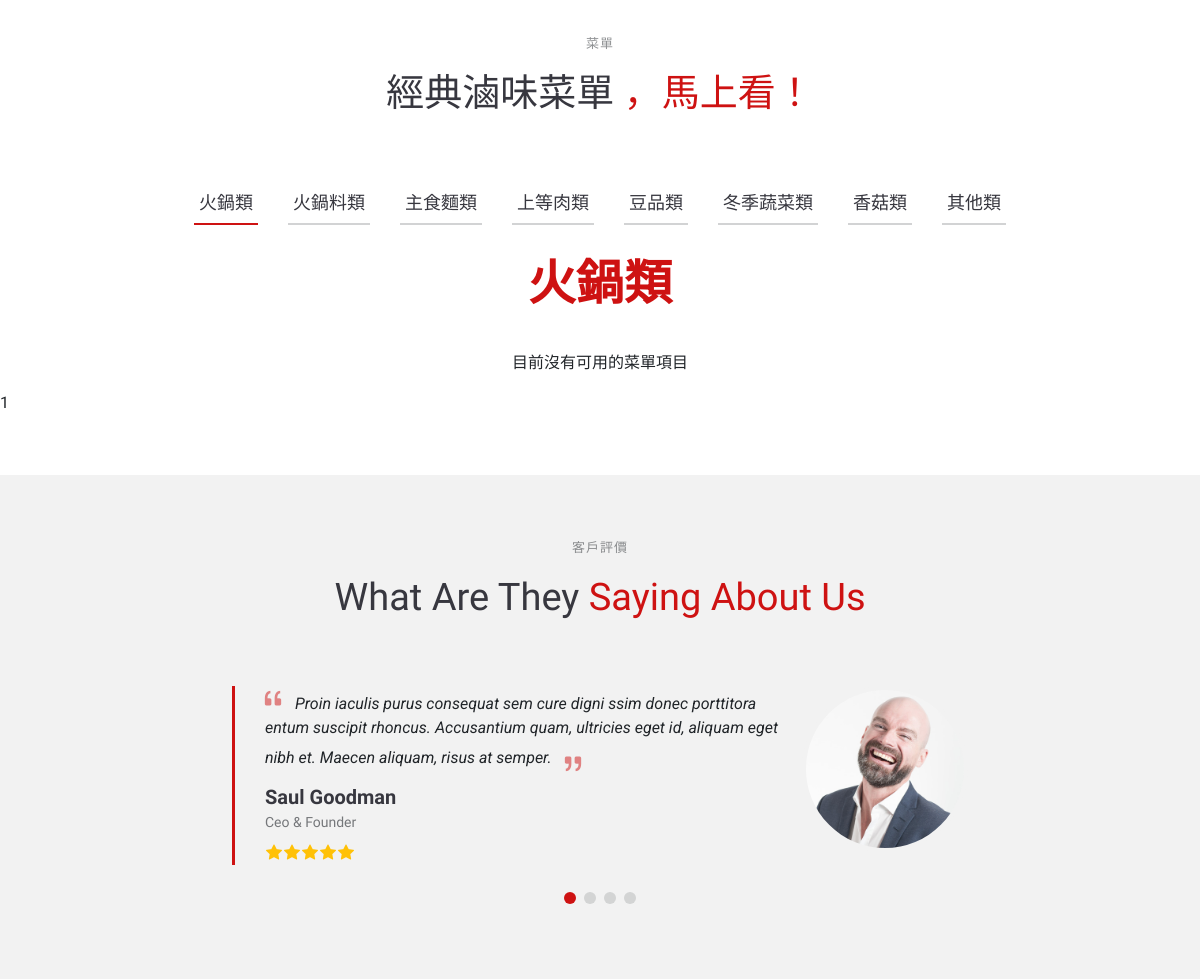
Before: /Yummy/index.php (middle part) with the older database file.
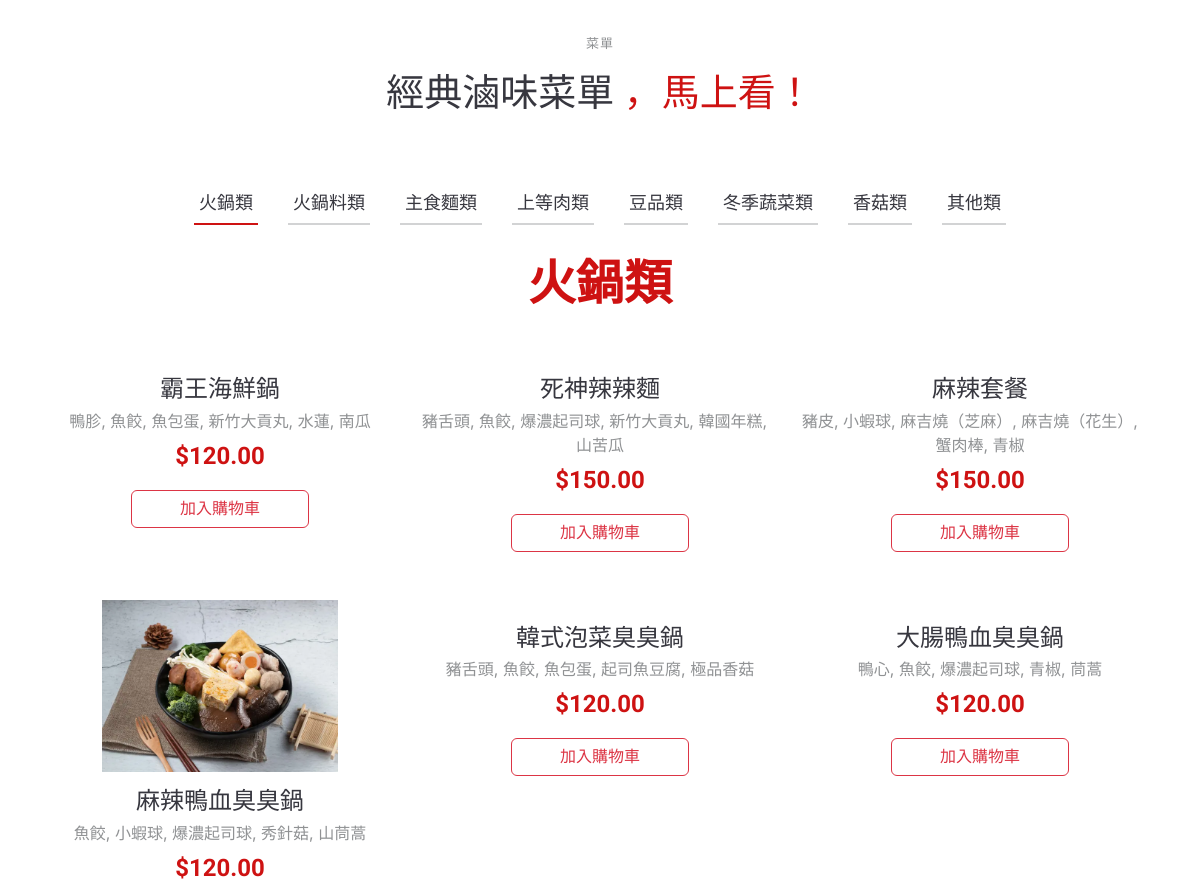
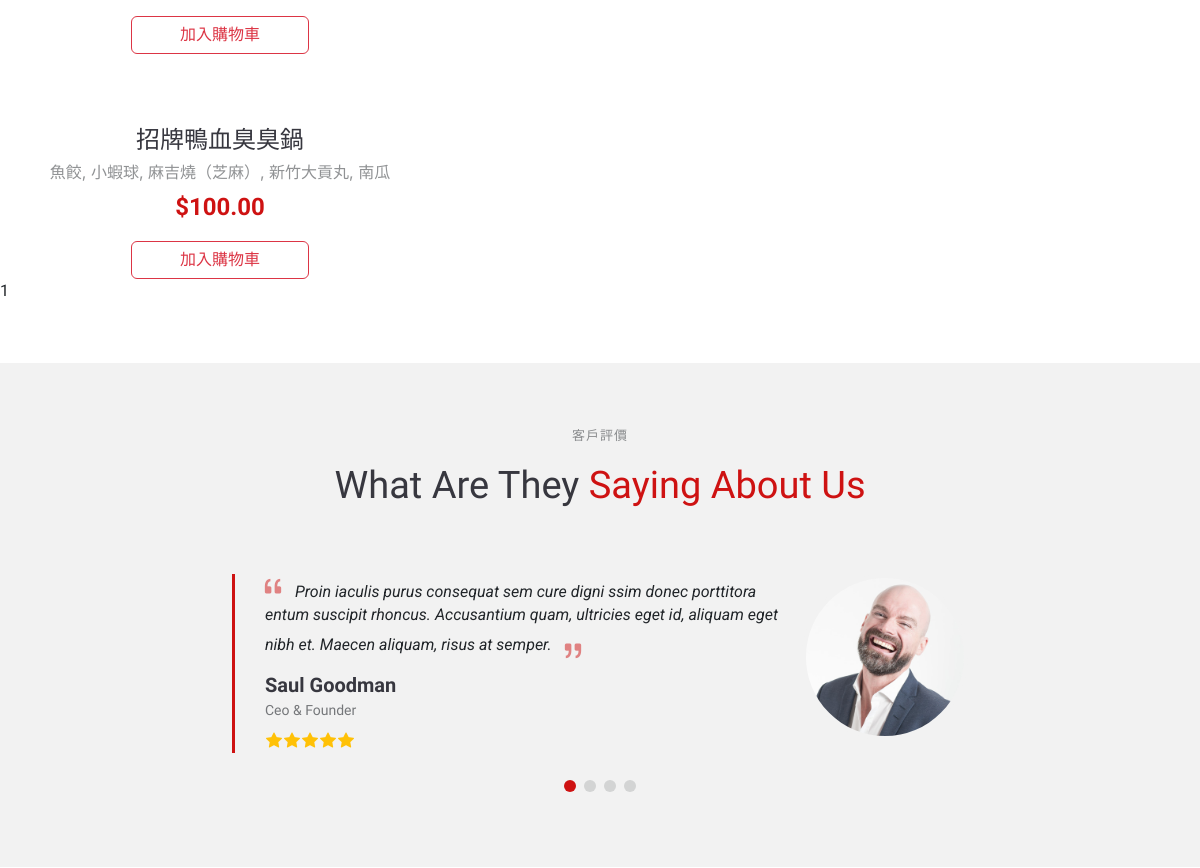
After: the same page with the newer database file (2 pictures, top to bottom).
### tables this page shows
CREATE TABLE `menu` (
  `Menu_ID` int(11) NOT NULL COMMENT '菜單 ID',
  `Product_ID` int(11) DEFAULT NULL COMMENT '產品 ID (外鍵)',
  `Menu_name` varchar(100) DEFAULT NULL COMMENT '品項名稱',
  `sell_price` decimal(10,2) DEFAULT NULL COMMENT '售價',
  `category` varchar(50) DEFAULT NULL COMMENT '分類',
  `is_available` tinyint(4) NOT NULL DEFAULT 1 COMMENT '是否上架 (0: 否, 1: 是)	'
);

### Yummy/index.php (the view, shortened to what this page needs)
<!DOCTYPE html>
<html lang="en">
<head>
  <link href="assets/vendor/bootstrap/css/bootstrap.min.css" rel="stylesheet">
  <link href="assets/vendor/bootstrap-icons/bootstrap-icons.css" rel="stylesheet">
  <link href="assets/vendor/aos/aos.css" rel="stylesheet">
  <link href="assets/vendor/glightbox/css/glightbox.min.css" rel="stylesheet">
  <link href="assets/vendor/swiper/swiper-bundle.min.css" rel="stylesheet">
  <link href='https://unpkg.com/boxicons@2.1.4/css/boxicons.min.css' rel='stylesheet'>
  <link href="assets/css/main.css" rel="stylesheet">
</head>
<body class="index-page">
  <main class="main">
    <section id="menu" class="menu section">
      <div class="container section-title" data-aos="fade-up">
        <h2>菜單</h2>
        <p><span>經典滷味菜單</span> <span class="description-title">，馬上看！</span></p>
      </div>
      <div class="container">
        <ul class="nav nav-tabs d-flex justify-content-center" data-aos="fade-up" data-aos-delay="100">
          <li class="nav-item">
            <a class="nav-link active show" data-bs-toggle="tab" data-bs-target="#menu-Hotpot">
              <h4>火鍋類</h4>
            </a>
          </li>
          <li class="nav-item">
            <a class="nav-link" data-bs-toggle="tab" data-bs-target="#menu-Hotpotingredients">
              <h4>火鍋料類</h4>
            </a>
          </li>
          <li class="nav-item">
            <a class="nav-link" data-bs-toggle="tab" data-bs-target="#menu-noodles">
              <h4>主食麵類</h4>
            </a>
          </li>
          <li class="nav-item">
            <a class="nav-link" data-bs-toggle="tab" data-bs-target="#menu-primemeat">
              <h4>上等肉類</h4>
            </a>
          </li>
          <li class="nav-item">
            <a class="nav-link" data-bs-toggle="tab" data-bs-target="#menu-Beans">
              <h4>豆品類</h4>
            </a>
          </li>
          <li class="nav-item">
            <a class="nav-link" data-bs-toggle="tab" data-bs-target="#menu-wintervegetables">
              <h4>冬季蔬菜類</h4>
            </a>
          </li>
          <li class="nav-item">
            <a class="nav-link" data-bs-toggle="tab" data-bs-target="#menu-Mushrooms">
              <h4>香菇類</h4>
            </a>
          </li>
          <li class="nav-item">
            <a class="nav-link" data-bs-toggle="tab" data-bs-target="#menu-Other">
              <h4>其他類</h4>
            </a>
          </li>
        </ul>
        <div class="tab-content" data-aos="fade-up" data-aos-delay="200">
          <div class="tab-pane fade show active" id="menu-Hotpot">
            <div class="tab-header text-center">
              <h3>火鍋類</h3>
            </div>
            <div class="row gy-5">
              <?php
              include("db_connection.php");
              $query = "SELECT * FROM menu WHERE is_available = 1 AND category = '火鍋類' ORDER BY Menu_ID";
              $result = $conn->query($query);
              if ($result->num_rows > 0) {
                while ($row = $result->fetch_assoc()) {
                  $menu_name = htmlspecialchars($row['Menu_name']);
                  $menu_price = number_format($row['sell_price'], 2);
                  $product_id = $row['Product_ID'];
                  $ingredient_query = "
                    SELECT DISTINCT i.Ingredient_name
                    FROM product p
                    JOIN hotpot h ON p.HotPot_ID = h.HotPot_ID
                    JOIN ingredient i ON h.Ingredient_ID = i.Ingredient_ID
                    WHERE p.Product_ID = $product_id
                  ";
                  $ingredient_result = $conn->query($ingredient_query);
                  $ingredient_list = [];
                  if ($ingredient_result->num_rows > 0) {
                    while ($ing = $ingredient_result->fetch_assoc()) {
                      $ingredient_list[] = $ing['Ingredient_name'];
                    }
                  }
                  $ingredient_string = htmlspecialchars(implode(', ', $ingredient_list));
                  echo '<div class="col-6 col-lg-4 menu-item">';
                  if ($menu_name == "麻辣鴨血臭臭鍋") {
                    echo '<a href="./assets/img/火鍋類/麻辣鴨血臭臭鍋.jpg" class="glightbox"><img src="./assets/img/火鍋類/麻辣鴨血臭臭鍋.jpg" class="menu-img img-fluid" alt=""></a>';
                  } else {
                    echo '<a href="./assets/img/暫無圖片.png" class="glightbox"><img src="./assets/img/暫無圖片.png" class="menu-img img-fluid" alt=""></a>';
                  }
                  echo '<h4>' . $menu_name . '</h4>';
                  echo '<p class="ingredients">' . $ingredient_string . '</p>';
                  echo '<p class="price">$' . $menu_price . '</p>';
                  echo '<button class="btn btn-outline-danger col-lg-6" data-name="' . $menu_name . '" data-price="' . $row['sell_price'] . '">加入購物車</button>';
                  echo '</div>';
                }
              } else {
                echo '<div class="col-12 text-center"><p>目前沒有可用的菜單項目</p></div>';
              }
              ?>
            </div>
          </div>
        </div>
      </div>
      <?=
      $conn->close();
      ?>
    </section>
    <section id="testimonials" class="testimonials section light-background">
      <div class="container section-title" data-aos="fade-up">
        <h2>客戶評價</h2>
        <p>What Are They <span class="description-title">Saying About Us</span></p>
      </div>
      <div class="container" data-aos="fade-up" data-aos-delay="100">
        <div class="swiper init-swiper">
          <div class="swiper-wrapper">
            <div class="swiper-slide">
              <div class="testimonial-item">
                <div class="row gy-4 justify-content-center">
                  <div class="col-lg-6">
                    <div class="testimonial-content">
                      <p>
                        <i class="bi bi-quote quote-icon-left"></i>
                        <span>Proin iaculis purus consequat sem cure digni ssim donec porttitora entum suscipit rhoncus.
                          Accusantium quam, ultricies eget id, aliquam eget nibh et. Maecen aliquam, risus at
                          semper.</span>
                        <i class="bi bi-quote quote-icon-right"></i>
                      </p>
                      <h3>Saul Goodman</h3>
                      <h4>Ceo &amp; Founder</h4>
                      <div class="stars">
                        <i class="bi bi-star-fill"></i><i class="bi bi-star-fill"></i><i class="bi bi-star-fill"></i><i
                          class="bi bi-star-fill"></i><i class="bi bi-star-fill"></i>
                      </div>
                    </div>
                  </div>
                  <div class="col-lg-2 text-center">
                    <img src="assets/img/testimonials/testimonials-1.jpg" class="img-fluid testimonial-img" alt="">
                  </div>
                </div>
              </div>
            </div>
            <div class="swiper-slide">
              <div class="testimonial-item">
                <div class="row gy-4 justify-content-center">
                </div>
              </div>
            </div>
          </div>
          <div class="swiper-pagination"></div>
        </div>
      </div>
    </section>
  </main>
</body>
</html>

### Yummy/assets/css/main.css (style rules this page uses)
:root { --default-font: "Roboto", system-ui, -apple-system, "Segoe UI", Roboto, "Helvetica Neue", Arial, "Noto Sans", "Liberation Sans", sans-serif, "Apple Color Emoji", "Segoe UI Emoji", "Segoe UI Symbol", "Noto Color Emoji"; --heading-font: "Amatic SC", sans-serif; --nav-font: "Inter", sans-serif; }
:root { --background-color: #ffffff; --default-color: #212529; --heading-color: #37373f; --accent-color: #ce1212; --surface-color: #ffffff; --contrast-color: #ffffff; }
:root { --nav-color: #7f7f90; --nav-hover-color: #ce1212; --nav-mobile-background-color: #ffffff; --nav-dropdown-background-color: #ffffff; --nav-dropdown-color: #7f7f90; --nav-dropdown-hover-color: #ce1212; }
.light-background { --background-color: #f2f2f2; --surface-color: #ffffff; }
:root { scroll-behavior: smooth; }
body { color: var(--default-color); background-color: var(--background-color); font-family: var(--default-font); }
a { color: var(--accent-color); text-decoration: none; transition: 0.3s; }
h1, h2, h3, h4, h5, h6 { color: var(--heading-color); font-family: var(--heading-font); }
section, .section { color: var(--default-color); background-color: var(--background-color); padding: 60px 0; scroll-margin-top: 92px; overflow: clip; }
.section-title { text-align: center; padding-bottom: 60px; position: relative; }
.section-title h2 { font-size: 13px; letter-spacing: 1px; font-weight: 400; padding: 0; margin: 0; color: color-mix(in srgb, var(--default-color), transparent 50%); display: inline-block; text-transform: uppercase; font-family: var(--default-font); }
.section-title p { color: var(--heading-color); margin: 10px 0 0 0; font-size: 38px; font-weight: 400; font-family: var(--heading-font); }
.section-title p .description-title { color: var(--accent-color); }
.menu .nav-tabs { border: 0; }
.menu .nav-link { background-color: var(--background-color); color: color-mix(in srgb, var(--default-color), transparent 20%); margin: 0 15px; padding: 10px 5px; transition: 0.3s; border-radius: 0; cursor: pointer; height: 100%; border: 0; border-bottom: 2px solid color-mix(in srgb, var(--default-color), transparent 80%); }
.menu .nav-link h4 { font-size: 18px; font-weight: 400; margin: 0; font-family: var(--default-font); }
.menu .nav-link.active { background-color: var(--background-color); color: var(--accent-color); border-color: var(--accent-color); }
.menu .tab-content .tab-header { padding: 30px 0; }
.menu .tab-content .tab-header h3 { font-size: 48px; font-weight: 700; color: var(--accent-color); }
.menu .tab-content .menu-item { text-align-last: center; }
.menu .tab-content .menu-item .menu-img { padding: 0 60px; margin-bottom: 15px; }
.menu .tab-content .menu-item h4 { font-size: 24px; font-weight: 400; margin-bottom: 5px; font-family: var(--default-font); }
.menu .tab-content .menu-item .ingredients { font-family: var(--nav-font); color: color-mix(in srgb, var(--default-color), transparent 50%); margin-bottom: 5px; }
.menu .tab-content .menu-item .price { font-size: 24px; font-weight: 700; color: var(--accent-color); }
.testimonials .testimonial-item .testimonial-content { border-left: 3px solid var(--accent-color); padding-left: 30px; }
.testimonials .testimonial-item .testimonial-img { border-radius: 50%; border: 4px solid var(--background-color); margin: 0 auto; }
.testimonials .testimonial-item h3 { font-size: 20px; font-weight: bold; margin: 10px 0 5px 0; }
.testimonials .testimonial-item h4 { font-size: 14px; color: color-mix(in srgb, var(--default-color), transparent 40%); margin: 0 0 10px 0; }
.testimonials .testimonial-item .stars i { color: #ffc107; margin: 0 1px; }
.testimonials .testimonial-item .quote-icon-left, .testimonials .testimonial-item .quote-icon-right { color: color-mix(in srgb, var(--accent-color), transparent 50%); font-size: 26px; line-height: 0; }
.testimonials .testimonial-item .quote-icon-left { display: inline-block; left: -5px; position: relative; }
.testimonials .testimonial-item .quote-icon-right { display: inline-block; right: -5px; position: relative; top: 10px; transform: scale(-1, -1); }
.testimonials .testimonial-item p { font-style: italic; }
.testimonials .swiper-wrapper { height: auto; }
.testimonials .swiper-pagination { margin-top: 30px; position: relative; }

Changed rows visible on the page:
added menu: Menu_name "霸王海鮮鍋", ingredient_string "鴨胗, 魚餃, 魚包蛋, 新竹大貢丸, 水蓮, 南瓜", sell_price "120.00"
added menu: Menu_name "死神辣辣麵", ingredient_string "豬舌頭, 魚餃, 爆濃起司球, 新竹大貢丸, 韓國年糕, 山苦瓜", sell_price "150.00"
added menu: Menu_name "麻辣套餐", ingredient_string "豬皮, 小蝦球, 麻吉燒（芝麻）, 麻吉燒（花生）, 蟹肉棒, 青椒", sell_price "150.00"
added menu: Menu_name "麻辣鴨血臭臭鍋", ingredient_string "魚餃, 小蝦球, 爆濃起司球, 秀針菇, 山茼蒿", sell_price "120.00"
added menu: Menu_name "韓式泡菜臭臭鍋", ingredient_string "豬舌頭, 魚餃, 魚包蛋, 起司魚豆腐, 極品香菇", sell_price "120.00"
added menu: Menu_name "大腸鴨血臭臭鍋", ingredient_string "鴨心, 魚餃, 爆濃起司球, 青椒, 茼蒿", sell_price "120.00"
added menu: Menu_name "招牌鴨血臭臭鍋", ingredient_string "魚餃, 小蝦球, 麻吉燒（芝麻）, 新竹大貢丸, 南瓜", sell_price "100.00"
Other visible differences:
text no longer shown: "目前沒有可用的菜單項目"
